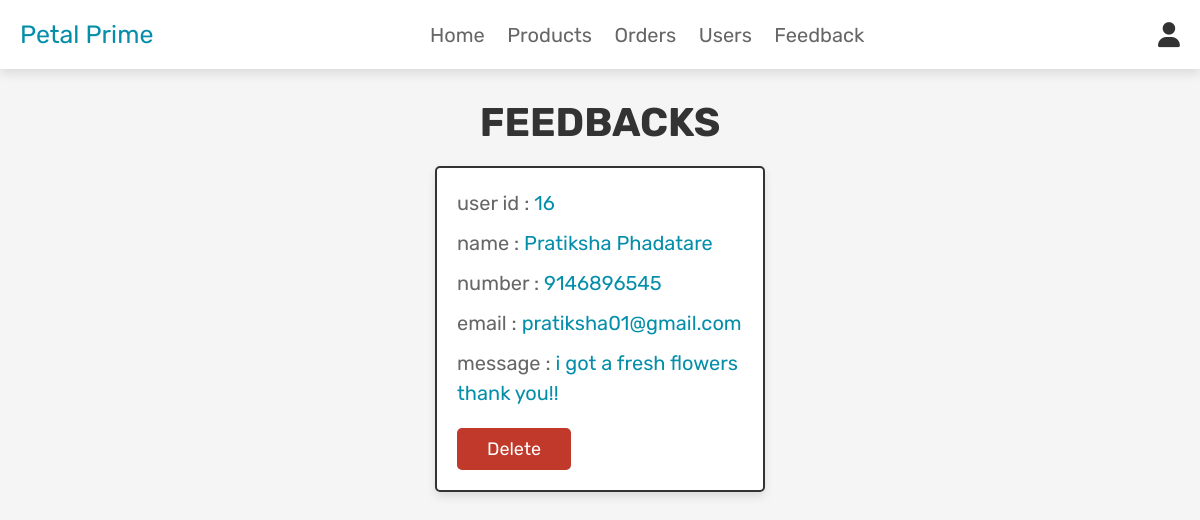
/admin_contacts.php (signed in), run on the app's committed database.
### tables this page shows
CREATE TABLE `message` (
  `id` int(100) NOT NULL,
  `user_id` int(100) NOT NULL,
  `name` varchar(100) NOT NULL,
  `email` varchar(100) NOT NULL,
  `number` varchar(12) NOT NULL,
  `message` varchar(500) NOT NULL
);

### admin_contacts.php (the view, shortened to what this page needs)
<?php
@include 'config.php';
?>
<!DOCTYPE html>
<html lang="en">
<head>
   <link rel="stylesheet" href="https://cdnjs.cloudflare.com/ajax/libs/font-awesome/6.0.0/css/all.min.css">
   <link rel="stylesheet" href="css/admin_style.css">
</head>
<body>
<?php @include 'admin_header.php'; ?>
<section class="messages">
   <h1 class="title">Feedbacks</h1>
   <div class="box-container">
      <?php
       $select_message = mysqli_query($conn, "SELECT * FROM `message`") or die('query failed');
       if(mysqli_num_rows($select_message) > 0){
          while($fetch_message = mysqli_fetch_assoc($select_message)){
      ?>
      <div class="box">
         <p>user id : <span><?php echo $fetch_message['user_id']; ?></span> </p>
         <p>name : <span><?php echo $fetch_message['name']; ?></span> </p>
         <p>number : <span><?php echo $fetch_message['number']; ?></span> </p>
         <p>email : <span><?php echo $fetch_message['email']; ?></span> </p>
         <p>message : <span><?php echo $fetch_message['message']; ?></span> </p>
         <a href="admin_contacts.php?delete=<?php echo $fetch_message['id']; ?>" onclick="return confirm('delete this message?');" class="delete-btn">delete</a>
      </div>
      <?php
         }
      }else{
         echo '<p class="empty">you have no messages!</p>';
      }
      ?>
   </div>
</section>
</body>
</html>

### admin_style.css (style rules this page uses)
:root { --pink:#048eaa; --red:#c0392b; --orange:#f39c12; --black:#333; --white:#fff; --light-color:#666; --light-white:#ccc; --light-bg:#f5f5f5; --border:.2rem solid var(--black); --box-shadow:0 .5rem 1rem rgba(0,0,0,.1); }
* { font-family: 'Rubik', sans-serif; margin:0; padding:0; box-sizing: border-box; outline: none; border:none; text-decoration: none; transition:all .2s linear; }
html { font-size: 62.5%; overflow-x: hidden; scroll-behavior: smooth; scroll-padding-top: 6.5rem; }
body { background: var(--light-bg); }
section { padding:3rem 2rem; }
.title { text-align: center; margin-bottom: 2rem; color:var(--black); text-transform: uppercase; font-size: 4rem; }
.btn, .delete-btn, .option-btn { display: inline-block; border-radius: .5rem; margin-top: 1rem; font-size: 1.8rem; color:var(--white); cursor: pointer; padding:1rem 3rem; text-transform: capitalize; }
.delete-btn { background-color: var(--red); }
.messages .box-container { display: grid; grid-template-columns: repeat(auto-fit, 33rem); gap:1.5rem; align-items: flex-start; max-width: 1200px; margin: 0 auto; justify-content: center; }
.messages .box-container .box { padding:2rem; border:var(--border); background-color: var(--white); box-shadow: var(--box-shadow); border-radius: .5rem; }
.messages .box-container .box p { font-size: 2rem; color:var(--light-color); margin-bottom: 1rem; line-height: 1.5; }
.messages .box-container .box p span { color:var(--pink); }

### data on the page
message: user "16", name "Pratiksha Phadatare", number "9146896545", email "pratiksha01@gmail.com", message "i got a fresh flowers thank you!!"
